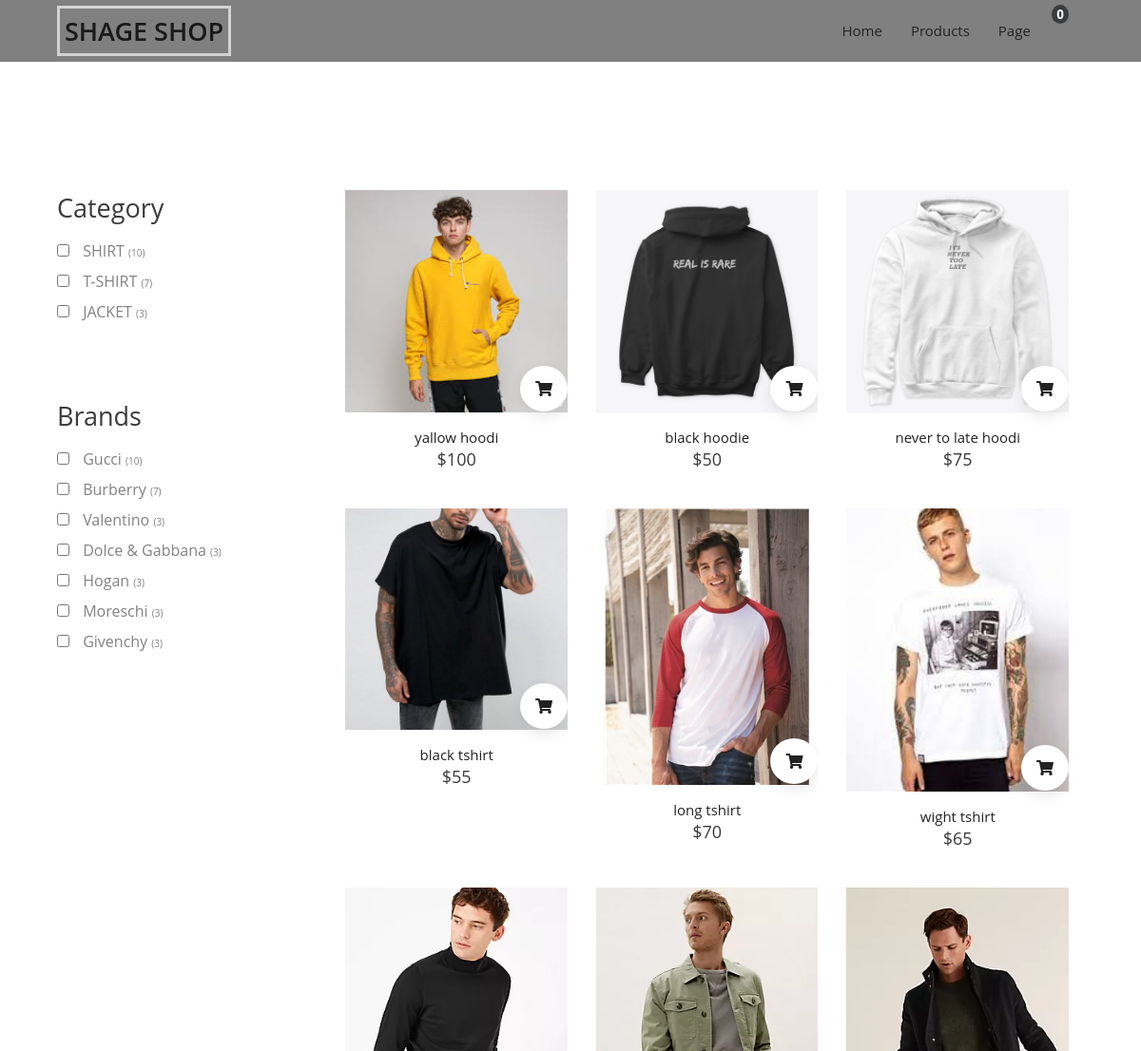
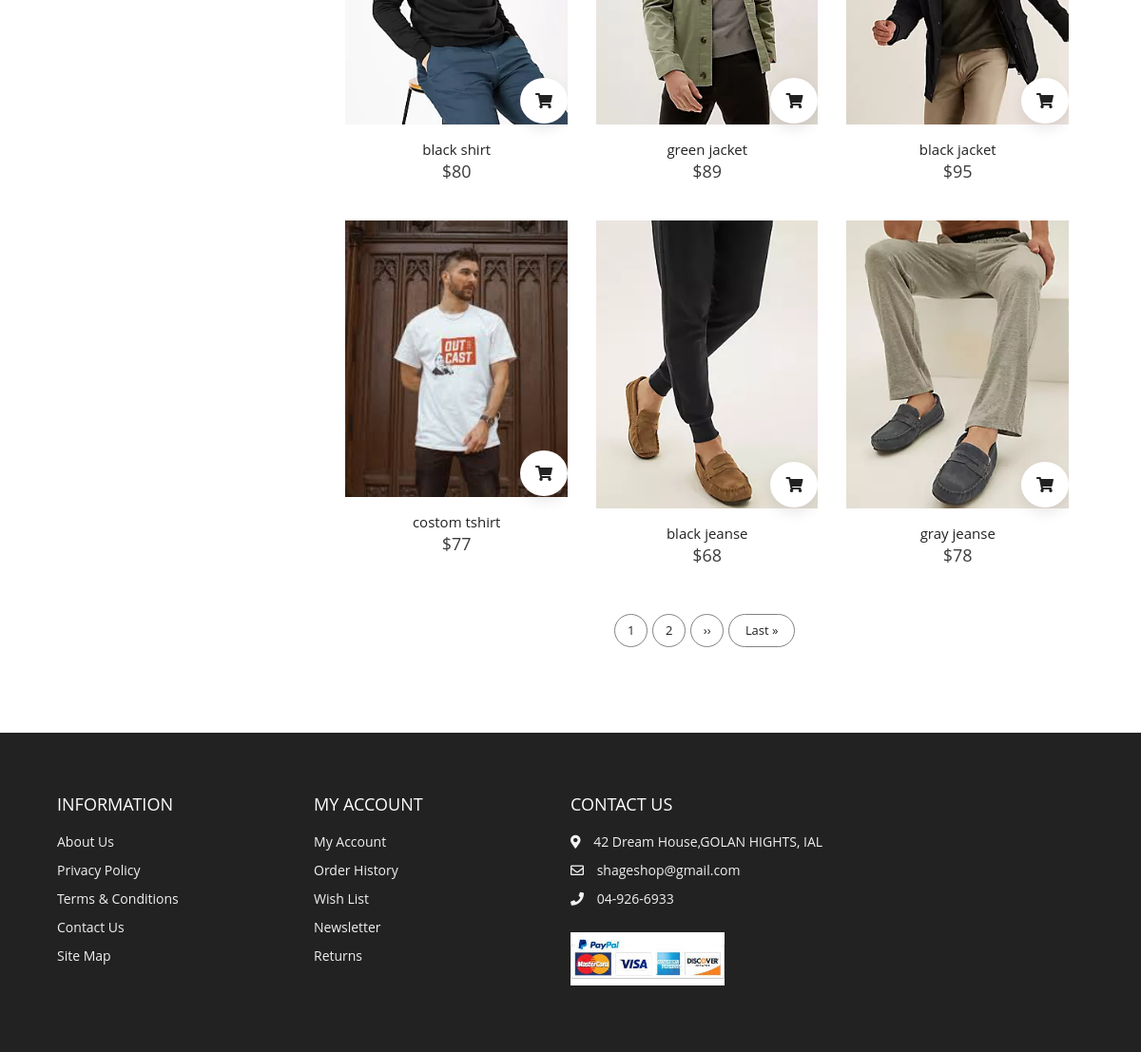
Page /cart/products.php on the committed database (2 pictures, top to bottom).
### tables this page shows
CREATE TABLE `products` (
  `id` int(11) NOT NULL,
  `name` varchar(50) DEFAULT NULL,
  `price` decimal(10,0) NOT NULL,
  `categotyid` int(11) NOT NULL,
  `description` text NOT NULL,
  `product_img` varchar(100) NOT NULL
);

### database/dbclass.php (called while the page is built, shortened)
<?php
class dbClass
{
private $host;
private $db;
private $charset;
private $user;
private $pass;
private $opt = array(
PDO::ATTR_ERRMODE => PDO::ERRMODE_EXCEPTION,
PDO::ATTR_DEFAULT_FETCH_MODE => PDO::FETCH_ASSOC);
public $connection;
public function __construct(string $host= "localhost", string $db = "SHAGESHOP",
string $charset = "utf8", string $user = "root", string $pass = "")
{
$this->host = $host;
$this->db = $db;
$this->charset = $charset;
$this->user = $user;
$this->pass = $pass;
}
public function connect()
{
$dns = "mysql:host=$this->host;dbname=$this->db;charset=$this->charset";
$this->connection = new PDO($dns, $this->user, $this->pass, $this->opt);
}
public function disconnect()
{
$this->connection = null;
}
public function getallproducts(){
        $q=$this->connection->prepare("SELECT * FROM products");
        $q->execute();
        $res = $q->fetchAll();
        return $res;
}
}
?>

### cart/products.php (the view, shortened to what this page needs)
<?php
require('database/dbclass.php');
$db = new dbClass();
$products = $db->getallproducts();
?>
<!DOCTYPE html>
<html lang="en">
<head>
  <link rel="stylesheet" href="https://cdnjs.cloudflare.com/ajax/libs/font-awesome/5.15.1/css/all.min.css" />
  <link rel="stylesheet" href="./styles.css" />
</head>
<body>
    <nav class="nav">
    <div class="wrapper container">
      <div class="logo"><a href="">SHAGE SHOP</a></div>
      <ul class="nav-list">
        <li><a href="index.php">Home</a></li>
        <li><a href="product.php">Products</a></li>
        <li>
          <a href="" class="desktop-item">Page <span><i class="fas fa-chevron-down"></i></span></a>
        </li>
        <li class="icons">
          <span>
            <small class="count d-flex">0</small>
          </span>
        </li>
      </ul>
    </div>
  </nav>
  <section class="section products">
    <div class="products-layout container">
      <div class="col-1-of-4">
        <div>
          <div class="block-title">
            <h3>Category</h3>
          </div>
          <ul class="block-content">
            <li>
              <input type="checkbox" name="" id="">
              <label for="">
                <span>SHIRT</span>
                <small>(10)</small>
              </label>
            </li>
            <li>
              <input type="checkbox" name="" id="">
              <label for="">
                <span>T-SHIRT</span>
                <small>(7)</small>
              </label>
            </li>
            <li>
              <input type="checkbox" name="" id="">
              <label for="">
                <span> JACKET</span>
                <small>(3)</small>
              </label>
            </li>
          </ul>
        </div>
        <div>
          <div class="block-title">
            <h3>Brands</h3>
          </div>
          <ul class="block-content">
            <li>
              <input type="checkbox" name="" id="">
              <label for="">
                <span>Gucci</span>
                <small>(10)</small>
              </label>
            </li>
            <li>
              <input type="checkbox" name="" id="">
              <label for="">
                <span>Burberry</span>
                <small>(7)</small>
              </label>
            </li>
            <li>
              <input type="checkbox" name="" id="">
              <label for="">
                <span>Valentino</span>
                <small>(3)</small>
              </label>
            </li>
            <li>
              <input type="checkbox" name="" id="">
              <label for="">
                <span>Dolce & Gabbana</span>
                <small>(3)</small>
              </label>
            </li>
            <li>
              <input type="checkbox" name="" id="">
              <label for="">
                <span>Hogan</span>
                <small>(3)</small>
              </label>
            </li>
            <li>
              <input type="checkbox" name="" id="">
              <label for="">
                <span>Moreschi</span>
                <small>(3)</small>
              </label>
            </li>
            <li>
              <input type="checkbox" name="" id="">
              <label for="">
                <span>Givenchy</span>
                <small>(3)</small>
              </label>
            </li>
          </ul>
        </div>
      </div>
      <div class="col-3-of-4">
        <div class="product-layout">
            <?php foreach($products as $row): ?>
          <div class="product">
            <div class="img-container">
            <img src="<?=$row['product_img']?>" alt="" />
              <div class="addCart">
                <i class="fas fa-shopping-cart"></i>
              </div>
              <ul class="side-icons">
              </ul>
            </div>
            <div class="bottom">
              <a href="productDetails.html"><?=$row['name']?></a>
              <div class="price">
                <span>$<?=$row['price']?></span>
              </div>
            </div>
          </div>
          <?php endforeach ?>
        </div>
        <ul class="pagination">
          <span>1</span>
          <span>2</span>
          <span class="icon">››</span>
          <span class="last">Last »</span>
        </ul>
      </div>
    </div>
  </section>
  <footer id="footer" class="section footer">
    <div class="container">
      <div class="footer-container">
        <div class="footer-center">
          <h3>INFORMATION</h3>
          <a href="#">About Us</a>
          <a href="#">Privacy Policy</a>
          <a href="#">Terms & Conditions</a>
          <a href="#">Contact Us</a>
          <a href="#">Site Map</a>
        </div>
        <div class="footer-center">
          <h3>MY ACCOUNT</h3>
          <a href="#">My Account</a>
          <a href="#">Order History</a>
          <a href="#">Wish List</a>
          <a href="#">Newsletter</a>
          <a href="#">Returns</a>
        </div>
        <div class="footer-center">
          <h3>CONTACT US</h3>
          <div>
            <span>
              <i class="fas fa-map-marker-alt"></i>
            </span>
            42 Dream House,GOLAN HIGHTS, IAL
          </div>
          <div>
            <span>
              <i class="far fa-envelope"></i>
            </span>
            shageshop@gmail.com
          </div>
          <div>
            <span>
              <i class="fas fa-phone"></i>
            </span>
            04-926-6933
          </div>
          <div class="payment-methods">
            <img src="./img/payment.jpg" alt="">
          </div>
        </div>
      </div>
    </div>
  </footer>
</body>
</html>

### styles.css (style rules this page uses)
:root { --primary: #3a3b3c; --white: #fff; --black: #222; --grey1: #3a3b3c; --grey2: #828282; }
*, *::before, *::after { margin: 0; padding: 0; box-sizing: inherit; }
html { box-sizing: border-box; font-size: 62.5%; }
body { font-family: "Open Sans", sans-serif; font-size: 1.6rem; background-color: var(--white); color: var(--black); font-weight: 400; }
h1, h2, h3, h4, h5 { font-weight: 600; }
a { text-decoration: none; color: inherit; }
li { list-style: none; }
.container { max-width: 114rem; margin: 0 auto; }
@media only screen and (max-width: 1200px) { .container { padding: 0 3rem; } }
.d-flex { display: flex; align-items: center; }
nav { position: fixed; top: 0; left: 0; width: 100%; z-index: 999; background-color:gray; height: 6.5rem; line-height: 6.5rem; color: #f1f1f1; }
nav .wrapper { display: flex; align-items: center; justify-content: space-between; position: relative; }
.wrapper .logo a { color: rgb(26, 25, 25); font-size: 2.7rem; font-weight: 600; padding: 0.5rem; border: 3px solid rgb(212, 211, 211); }
.wrapper .nav-list { display: inline-flex; }
.nav-list li i { color: var(--grey2); }
.nav-list a { color: var(--black); font-size: 1.5rem; padding: 0.9rem 1.5rem; border-radius: 0.5rem; transition: all 300ms ease; }
.nav-list .icons span { display: inline-block; margin: 0.5rem 1rem 0 0; position: relative; }
.nav-list .icons .count { justify-content: center; position: absolute; top: 0rem; right: -0.8rem; background-color: var(--primary); height: 2rem; padding: 0.5rem; color: var(--white); font-weight: 700; border-radius: 50%; }
.section { padding: 10rem 0 5rem 0; }
.section .product-layout { display: grid; grid-template-columns: repeat(auto-fit, minmax(25rem, 1fr)); gap: 3rem; max-width: 130rem; margin: 0 auto; padding: 0 1.6rem; }
.product { overflow: hidden; }
.product .img-container { position: relative; cursor: pointer; }
.product .img-container img { object-fit: cover; height: 100%; width: 100%; }
.product .bottom { padding: 1rem; text-align: center; }
.product .bottom a { margin-bottom: 1rem; font-weight: inherit; font-size: 1.5rem; }
.product .bottom span { color: var(--primary); font-size: 1.8rem; }
.product .addCart { position: absolute; right: 0; bottom: 0.6rem; background-color: var(--white); border-radius: 50%; padding: 1.3rem 1.6rem; box-shadow: 0 0.5rem 1.5rem rgba(0, 0, 0, 0.1); transition: all 300ms ease-in-out; }
.product i { transition: all 300ms ease-in-out; }
.product .side-icons { position: absolute; right: 0; top: 30%; transform: translate(80%, -50%); display: flex; flex-direction: column; padding: 1rem; transition: all 500ms ease-in-out; }
.footer { background-color: var(--black); padding: 6rem 1rem; line-height: 3rem; }
.footer-center span { margin-right: 1rem; }
.footer-container { display: grid; grid-template-columns: repeat(4, 1fr); color: var(--white); }
.footer-center a:link, .footer-center a:visited { display: block; color: #f1f1f1; font-size: 1.4rem; transition: 0.6s; }
.footer-center div { color: #f1f1f1; font-size: 1.4rem; }
.footer-center h3 { font-size: 1.8rem; font-weight: 400; margin-bottom: 1rem; }
.footer .payment-methods img { margin-top: 2rem; width: 60%; }
.products { margin-top: 10rem; }
.products-layout { display: grid; grid-template-columns: 1.05fr 3fr; gap: 0 1rem; }
.col-3-of-4 .product-layout { grid-template-columns: repeat(3, 1fr); }
.col-3-of-4 { text-align: center; }
.col-1-of-4 .block-title { color: var(--grey1); margin-bottom: 1.6rem; }
.col-1-of-4 h3 { font-size: 2.7rem; font-weight: inherit; }
.col-1-of-4 div { margin-bottom: 8rem; }
.block-content li { margin-bottom: 1rem; }
.block-content li label { color: var(--grey2); margin-left: 1rem; }
.block-content li label small { font-size: 1rem; }
.block-content li input { outline: none; }
.pagination { display: flex; justify-content: center; align-items: center; margin: 4rem 0; }
.pagination span { display: flex; align-items: center; justify-content: center; width: 3.5rem; height: 3.5rem; border-radius: 50%; color: var(--black); font-size: 1.3rem; border: 1px solid var(--grey2); margin-right: 0.5rem; cursor: pointer; }
.pagination span.last { width: 7rem; border-radius: 3rem; }

### rows in the picture
products: product_img (picture), name "yallow hoodi", price "100"
products: product_img (picture), name "black hoodie", price "50"
products: product_img (picture), name "never to late hoodi", price "75"
products: product_img (picture), name "black tshirt", price "55"
products: product_img (picture), name "long tshirt", price "70"
products: product_img (picture), name "wight tshirt", price "65"
products: product_img (picture), name "black shirt", price "80"
products: product_img (picture), name "green jacket", price "89"
products: product_img (picture), name "black jacket", price "95"
products: product_img (picture), name "costom tshirt", price "77"
products: product_img (picture), name "black jeanse", price "68"
products: product_img (picture), name "gray jeanse", price "78"
